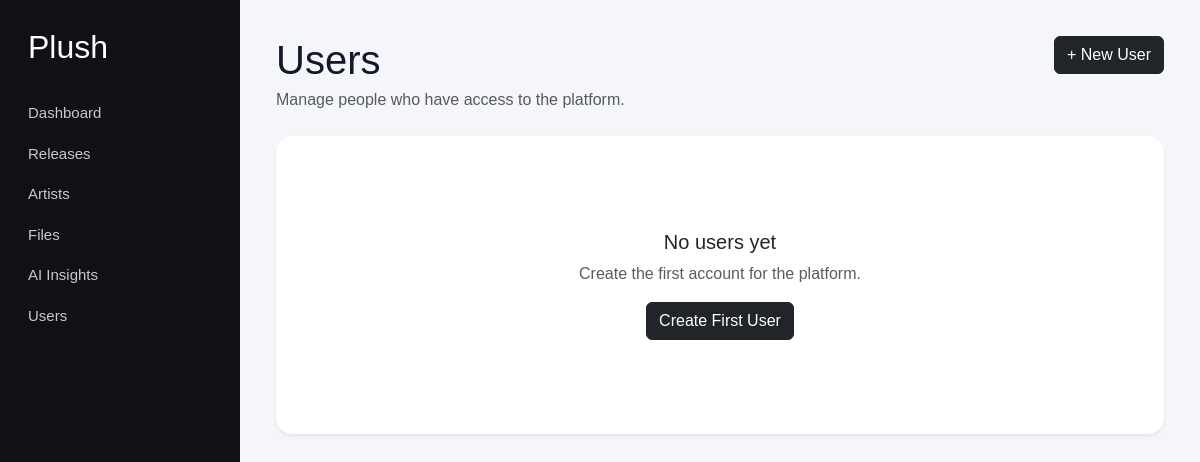
The app's page /users/, older data.
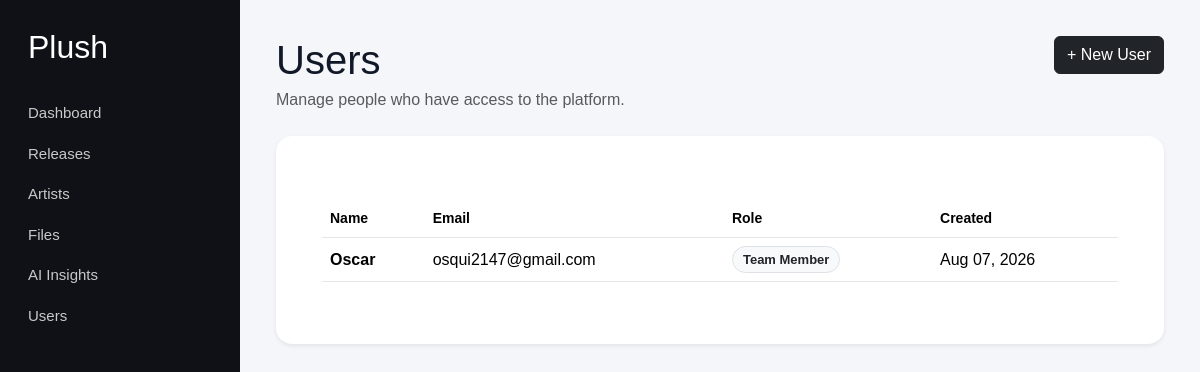
The same page, newer data.
### models/user.py (models this page shows, shortened)
class User(UserMixin, db.Model):
    __tablename__ = "users"
    id = db.Column(
        db.Integer,
        primary_key=True,
    )
    name = db.Column(
        db.String(120),
        nullable=False,
    )
    email = db.Column(
        db.String(150),
        unique=True,
        nullable=False,
        index=True,
    )
    password_hash = db.Column(
        db.String(255),
        nullable=False,
    )
    role = db.Column(
        db.String(30),
        nullable=False,
        default="team",
    )
    artist_id = db.Column(
        db.Integer,
        db.ForeignKey("artists.id"),
        nullable=True,
    )
    created_at = db.Column(
        db.DateTime,
        default=datetime.utcnow,
        nullable=False,
    )
    notes = db.relationship(
        "Note",
        backref="author",
        lazy=True,
    )
    uploaded_files = db.relationship(
        "ProjectFile",
        backref="uploader",
        lazy=True,
    )
    assigned_tasks = db.relationship(
        "Task",
        backref="assignee",
        lazy=True,
    )

### routes/users.py (the view)
@users_bp.route("/")
def users():
    all_users = (
        User.query
        .order_by(User.name.asc())
        .all()
    )
    return render_template(
        "users.html",
        users=all_users,
    )

### templates/users.html (shortened to what this page needs)
{% extends "base.html" %}
{% block content %}
<div class="d-flex justify-content-between align-items-start mb-4">
    <div>
        <h1 class="mb-1">
            Users
        </h1>
        <p class="text-muted mb-0">
            Manage people who have access to the platform.
        </p>
    </div>
    <a
        href="{{ url_for('users.create_user') }}"
        class="btn btn-dark"
    >
        + New User
    </a>
</div>
<div class="card border-0 shadow-sm">
    <div class="card-body p-4">
        {% if users %}
            <div class="table-responsive">
                <table class="table align-middle">
                    <thead>
                        <tr>
                            <th>Name</th>
                            <th>Email</th>
                            <th>Role</th>
                            <th>Created</th>
                        </tr>
                    </thead>
                    <tbody>
                        {% for user in users %}
                            <tr>
                                <td>
                                    <strong>
                                        {{ user.name }}
                                    </strong>
                                </td>
                                <td>
                                    {{ user.email }}
                                </td>
                                <td>
                                    <span class="badge bg-light text-dark border">
                                        {% if user.role == "admin" %}
                                            Admin
                                        {% elif user.role == "artist" %}
                                            Artist
                                        {% else %}
                                            Team Member
                                        {% endif %}
                                    </span>
                                </td>
                                <td>
                                    {{ user.created_at.strftime(
                                        "%b %d, %Y"
                                    ) }}
                                </td>
                            </tr>
                        {% endfor %}
                    </tbody>
                </table>
            </div>
        {% else %}
            <div class="text-center py-5">
                <h5>
                    No users yet
                </h5>
                <p class="text-muted mb-3">
                    Create the first account for the platform.
                </p>
                <a
                    href="{{ url_for('users.create_user') }}"
                    class="btn btn-dark"
                >
                    Create First User
                </a>
            </div>
        {% endif %}
    </div>
</div>
{% endblock %}

### templates/base.html (shortened to what this page needs)
<!DOCTYPE html>
<html lang="en">
<head>
    <link href="https://cdn.jsdelivr.net/npm/bootstrap@5.3.3/dist/css/bootstrap.min.css" rel="stylesheet">
    <link rel="stylesheet" href="{{ url_for('static', filename='css/styles.css') }}">
</head>
<body class="app-body">
    {% include "components/sidebar.html" %}
    <main class="main-content">
        {% block content %}{% endblock %}
    </main>
</body>
</html>

### templates/components/sidebar.html
<div class="sidebar">
    <h2>Plush</h2>
    <a href="{{ url_for('dashboard.dashboard') }}">
        Dashboard
    </a>
    <a href="{{ url_for('releases.releases') }}">
        Releases
    </a>
    <a href="#">
        Artists
    </a>
    <a href="#">
        Files
    </a>
    <a href="#">
        AI Insights
    </a>
    <a
        href="{{ url_for('users.users') }}"
        class="sidebar-link"
    >
        Users
    </a>
</div>

### static/css/styles.css (style rules this page uses)
.app-body { margin: 0; font-family: Arial, sans-serif; background: #f5f6fa; color: #111827; display: flex; }
.sidebar { width: 240px; min-height: 100vh; background: #0f1117; color: white; padding: 28px; box-sizing: border-box; }
.sidebar h2 { margin-bottom: 36px; }
.sidebar a { display: block; color: #c9c9c9; text-decoration: none; margin-bottom: 18px; font-size: 15px; }
.main-content { flex: 1; padding: 36px; }
.card { background: white; padding: 22px; border-radius: 16px; box-shadow: 0 8px 24px rgba(15, 17, 23, 0.06); }
table { width: 100%; border-collapse: collapse; margin-top: 18px; }
th, td { text-align: left; padding: 14px; border-bottom: 1px solid #e5e7eb; }
th { color: #6b7280; font-size: 14px; }
.badge { padding: 6px 10px; border-radius: 999px; font-size: 13px; font-weight: bold; }

Row changes from the older to the newer data that the page shows:
added User: name "Oscar", email "osqui2147@gmail.com", role "Team Member", created_at "Aug 07, 2026"
Text that changed along with them:
text no longer shown: "No users yet Create the first account for the platform. Create First User"
text now shown: "Name Email Role Created"
